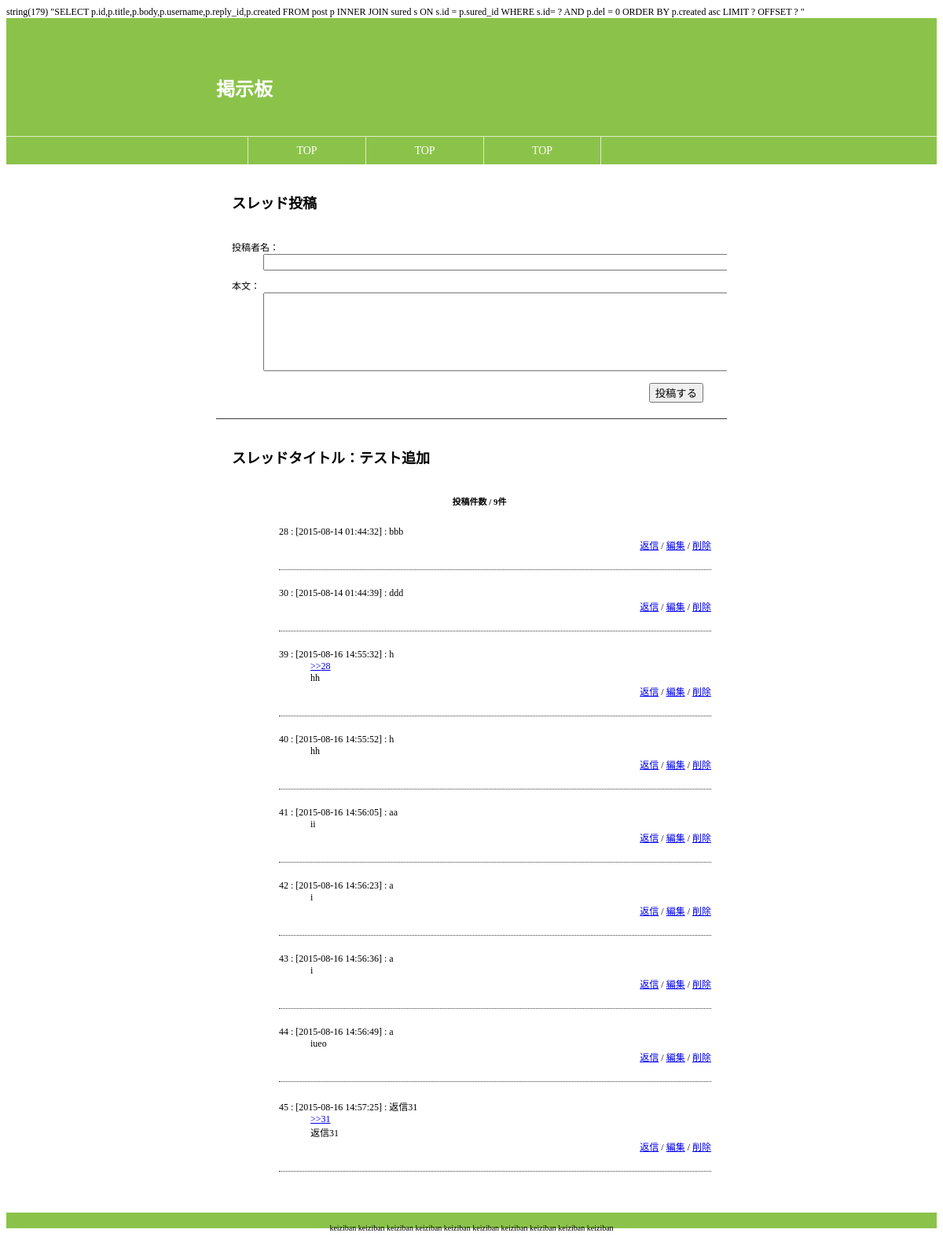
Page /post.php?sured=34 on the committed database.
### tables this page shows
CREATE TABLE `sured` (
`id` int(11) NOT NULL,
  `name` varchar(255) NOT NULL,
  `del` tinyint(4) NOT NULL DEFAULT '0',
  `created` datetime NOT NULL DEFAULT '0000-00-00 00:00:00',
  `updated` datetime NOT NULL DEFAULT '0000-00-00 00:00:00'
);

CREATE TABLE `post` (
`id` int(11) NOT NULL,
  `title` varchar(255) NOT NULL,
  `body` text NOT NULL,
  `username` varchar(255) NOT NULL,
  `sured_id` int(11) NOT NULL,
  `reply_id` int(11) NOT NULL,
  `del` tinyint(4) NOT NULL DEFAULT '0',
  `created` datetime NOT NULL,
  `updated` datetime NOT NULL
);

### class/sured.php (called while the page is built, shortened)
<?php
class Sured
{
	private $mysqli = null;
	protected $sured = array(
		'id'   => '',
		'name' => '',
	);
	function __construct($mysqli, $sured_id = null)
	{
		$this->mysqli = $mysqli;
		if(!is_null($sured_id)){
			$this->sured = $this->getSuredData($sured_id);
		}
	}
	public function getSuredId() {
		return $this->sured['id'];
	}
	public function getSuredName() {
		return $this->sured['name'];
	}
	public function getSuredData($id){
		$sured_list = array();
		$sql = 'SELECT id,name FROM sured WHERE id= ? LIMIT 1';
		$stmt = $this->mysqli->prepare($sql);
		if($stmt){
			$stmt->bind_param("i", $id);
			$stmt->execute();
			$stmt->bind_result($id, $name);
			while ($stmt->fetch()) {
				$sured_list['id']   = $id;
				$sured_list['name'] = $name;
			}
		}
		return $sured_list;
	}
}

### class/post.php (called while the page is built, shortened)
<?php
class Post
{
	private $mysqli = null;
	function __construct($mysqli)
	{
		$this->mysqli = $mysqli;
	}
	public function getPostList($sured_id, $limit = 10, $offset = 0){
		$post_list = array();
		$sql  = 'SELECT p.id,p.title,p.body,p.username,p.reply_id,p.created FROM post p ';
		$sql .= 'INNER JOIN sured s ON s.id = p.sured_id ';
		$sql .= 'WHERE s.id= ? ';
		$sql .= 'AND p.del = 0 ORDER BY p.created asc ';
		$sql .= 'LIMIT ? ';
		$sql .= 'OFFSET ? ';
		var_dump($sql);
		$stmt = $this->mysqli->prepare($sql);
		if($stmt){
			$stmt->bind_param("iii", $sured_id, $limit, $offset);
			$stmt->execute();
			$stmt->bind_result($id, $title, $body, $username, $reply_id, $created);
			$cnt = 0;
			while ($stmt->fetch()) {
				$post_list[$cnt]['id']       = $id;
				$post_list[$cnt]['title']    = $title;
				$post_list[$cnt]['body']     = $body;
				$post_list[$cnt]['username'] = $username;
				$post_list[$cnt]['reply_id'] = $reply_id;
				$post_list[$cnt]['created']  = $created;
				$cnt++;
			}
		}
		return $post_list;
	}
	public function getPostCount($sured_id){
		$post_count = 0;
		$sql  = 'SELECT p.id FROM post p ';
		$sql .= 'INNER JOIN sured s ON s.id = p.sured_id ';
		$sql .= 'WHERE s.id= ? ';
		$sql .= 'AND p.del = 0 ';
		$stmt = $this->mysqli->prepare($sql);
		if($stmt){
			$stmt->bind_param("i", $sured_id);
			$stmt->execute();
			$stmt->store_result();
			$post_count = $stmt->num_rows;
		}
		return $post_count;
	}
}

### class/connect_database.php (called while the page is built, shortened)
<?php
class Connection_database
{
	function __construct($dsn='https://keiziban-tomoya-matsumoto-4.c9.io',$name='keiziban',$user='root',$pass='',$dbport=3306)
	{
	    $username = getenv('C9_USER');
	}
}

### post.php (the view, shortened to what this page needs)
<?php
require_once('class/connect_database.php');
require_once('class/sured.php');
require_once('class/post.php');
$get  = $_GET;
$con_db_class = new Connection_database();
$mysqli = $con_db_class->getConnection();
$sured_class = new Sured($mysqli,$get['sured']);
$post_class = new Post($mysqli);
$sured_id   = $sured_class->getSuredId();
$sured_name = $sured_class->getSuredName();
$post_list = $post_class->getPostList($sured_id);
$post_count = $post_class->getPostCount($sured_id);
?>
<?php
require_once('view/header.php');
?>
<div id="main">
	<div class="container">
		<div class="post-form">
			<h2>スレッド投稿</h2>
			<form action="" method="post">
				<dl>
					<dt>投稿者名：</dt>
					<dd><input type="text" name="username" value=""></dd>
				</dl>
				<dl>
					<dt>本文：</dt>
					<dd><textarea name="body"></textarea></dd>
				</dl>
				<input type="submit" name="post" value="投稿する" id="post">
			</form>
		</div>
		<div class="post-contents">
			<h2>スレッドタイトル：<?php echo $sured_name; ?></h2>
			<h3>投稿件数 / <?php echo $post_count; ?>件</h3>
			<ul id="post-list">
				<?php
				if (count($post_list) > 0):
					$cnt = 0;
					foreach ($post_list as $post):
						$cnt++;
				?>
					<li class="list" id="list-<?php echo $cnt; ?>">
						<dl>
							<dt><?php echo $post['id']; ?> : [<?php echo $post['created']; ?>] : <?php echo $post['username']; ?></dt>
							<?php if ($post['reply_id'] != 0){ ?>
							<dd>
								<a href="<?php echo 'reply.php?sured='.$sured_id.'&reply='.$post['reply_id'] ?>"><?php echo '>>'.$post['reply_id']; ?></a>
							</dd>
							<?php } ?>
							<dd>
								<?php echo nl2br($post['body']); ?>
							</dd>
							<dd>
								<a href="#" class="formopen" id="formopen-<?php echo $cnt; ?>">返信</a> /
								<a href="#" class="post-edit">編集</a> /
								<a href="#" class="post-delete" id="delete-<?php echo $post['id']; ?>">削除</a>
							</dd>
						</dl>
					</li>
				<?php
					endforeach;
				else:
					echo '<p>投稿内容がありません。</p>';
				endif;
				?>
			</ul>
		</div>
	</div>
</div>
<?php
require_once('view/footer.php');

### view/header.php (shortened to what this page needs)
<!DOCTYPE HTML>
<html>
<head>
<link rel="stylesheet" type="text/css" href="http://yui.yahooapis.com/3.18.1/build/cssreset/cssreset-min.css">
<link rel="stylesheet" type="text/css" href="css/style.css">
</head>
<body>
<header>
	<div class="container">
		<h1><a href="sured.php">掲示板</a></h1>
	</div>
</header>
<nav>
	<div class="container">
		<ul>
			<li><a href="sured.php">TOP</a></li>
			<li><a href="sured.php">TOP</a></li>
			<li><a href="sured.php">TOP</a></li>
		</ul>
	</div>
</nav>

### view/footer.php
<footer>
	<div class="container">
		<p>keiziban keiziban keiziban keiziban keiziban keiziban keiziban keiziban keiziban keiziban</p>
	</div>
</footer>
</body>
</html>

### css/style.css (style rules this page uses)
body { font-size:12px; }
header { height: 150px; line-height: 150px; background-color: #8BC34A; border-bottom: 1px solid #DCEDC8; }
footer { height:20px; font-size: 10px; margin-top:20px; background-color: #8BC34A; line-height:20px; text-align: center; }
nav { height:35px; font-size: 0px; background-color: #8BC34A; line-height:35px; }
nav ul li { display: inline-block; width: 150px; border-left: 1px solid #DCEDC8; text-align: center; box-sizing: border-box; color: #fff; font-size:14px; }
nav ul li:last-child { border-right: 1px solid #DCEDC8; font-size:14px; }
nav ul li a { display: block; text-decoration: none; color: #fff; }
.container { width: 650px; margin:0 auto; overflow: hidden; }
h1 a { font-size: 24px; }
h1 a { text-decoration: none; color:#fff; }
h2 { font-size: 18px; padding: 20px 0; }
h3 { font-size: 11px; text-align: center; }
.post-form { overflow: hidden; padding:0 0 20px 20px; border-bottom: 1px solid #3c3c3c; }
.post-form dl { margin: 10px 0 0; }
.post-form input[type="text"] { width:600px; }
.post-form textarea { width:600px; height:100px; }
.post-form input[type="submit"] { float:right; margin-top:15px; margin-right:30px; }
.post-contents { overflow: hidden; margin:0 0 20px 20px; }
.post-contents .list { overflow: hidden; margin:10px 20px 10px; padding-bottom: 10px; border-bottom: 1px dotted #3c3c3c; }
.post-contents .list dl dd:last-child { text-align: right; }

### rows in the picture
sured: name "テスト追加"
post: id "28", created "2015-08-14 01:44:32", username "bbb"
post: id "30", created "2015-08-14 01:44:39", username "ddd"
post: id "39", created "2015-08-16 14:55:32", username "h", reply "28", body "hh"
post: id "40", created "2015-08-16 14:55:52", username "h", body "hh"
post: id "41", created "2015-08-16 14:56:05", username "aa", body "ii"
post: id "42", created "2015-08-16 14:56:23", username "a", body "i"
post: id "43", created "2015-08-16 14:56:36", username "a", body "i"
post: id "44", created "2015-08-16 14:56:49", username "a", body "iueo"
post: id "45", created "2015-08-16 14:57:25", username "返信31", reply "31", body "返信31"

### other values in the picture
$post_count "9"
